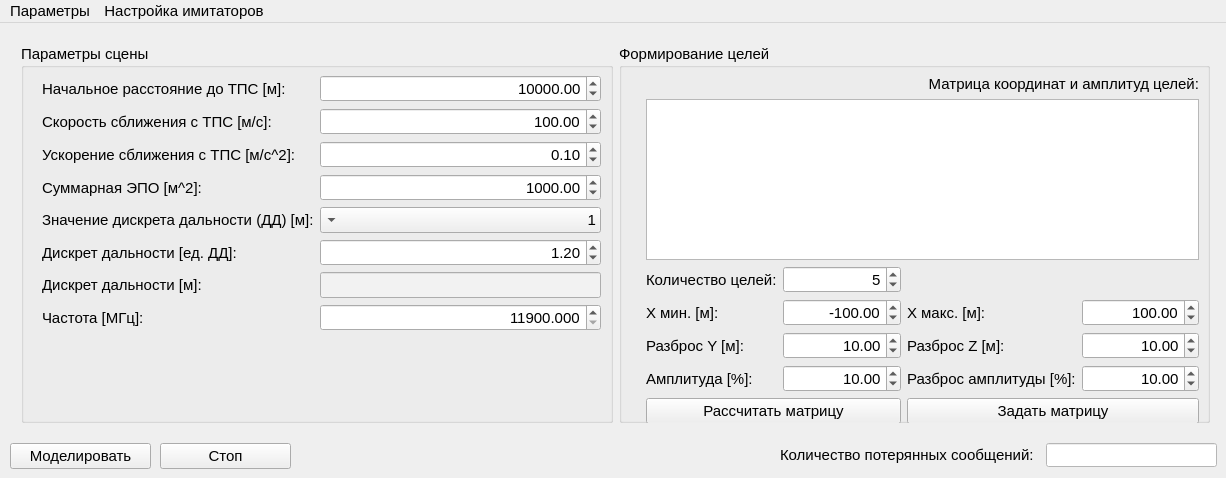
<?xml version="1.0" encoding="UTF-8"?>
<ui version="4.0">
 <class>frmMain</class>
 <widget class="QMainWindow" name="frmMain">
  <property name="geometry">
   <rect>
    <x>0</x>
    <y>0</y>
    <width>1226</width>
    <height>478</height>
   </rect>
  </property>
  <property name="font">
   <font>
    <pointsize>11</pointsize>
   </font>
  </property>
  <property name="windowTitle">
   <string>ПО управления ИЦ-МСУ</string>
  </property>
  <property name="animated">
   <bool>false</bool>
  </property>
  <widget class="QWidget" name="centralWidget">
   <widget class="QWidget" name="gridLayoutWidget">
    <property name="geometry">
     <rect>
      <x>10</x>
      <y>10</y>
      <width>1211</width>
      <height>401</height>
     </rect>
    </property>
    <layout class="QHBoxLayout" name="hltMain">
     <property name="sizeConstraint">
      <enum>QLayout::SetDefaultConstraint</enum>
     </property>
     <item>
      <widget class="QGroupBox" name="gpbSceneProperties">
       <property name="font">
        <font>
         <pointsize>11</pointsize>
        </font>
       </property>
       <property name="title">
        <string>Параметры сцены</string>
       </property>
       <widget class="QWidget" name="formLayoutWidget">
        <property name="geometry">
         <rect>
          <x>10</x>
          <y>20</y>
          <width>581</width>
          <height>371</height>
         </rect>
        </property>
        <layout class="QFormLayout" name="fltSceneProperties">
         <property name="sizeConstraint">
          <enum>QLayout::SetMinimumSize</enum>
         </property>
         <item row="0" column="0">
          <widget class="QLabel" name="label">
           <property name="text">
            <string>Начальное расстояние до ТПС [м]:</string>
           </property>
           <property name="buddy">
            <cstring></cstring>
           </property>
          </widget>
         </item>
         <item row="0" column="1">
          <widget class="QDoubleSpinBox" name="dsbInitRange">
           <property name="alignment">
            <set>Qt::AlignRight|Qt::AlignTrailing|Qt::AlignVCenter</set>
           </property>
           <property name="minimum">
            <double>1.000000000000000</double>
           </property>
           <property name="maximum">
            <double>1100000.000000000000000</double>
           </property>
           <property name="singleStep">
            <double>1000.000000000000000</double>
           </property>
           <property name="value">
            <double>10000.000000000000000</double>
           </property>
          </widget>
         </item>
         <item row="1" column="0">
          <widget class="QLabel" name="label_2">
           <property name="text">
            <string>Скорость сближения с ТПС [м/с]:</string>
           </property>
          </widget>
         </item>
         <item row="1" column="1">
          <widget class="QDoubleSpinBox" name="dsbInitSpeed">
           <property name="alignment">
            <set>Qt::AlignRight|Qt::AlignTrailing|Qt::AlignVCenter</set>
           </property>
           <property name="minimum">
            <double>0.000000000000000</double>
           </property>
           <property name="maximum">
            <double>1000000.000000000000000</double>
           </property>
           <property name="value">
            <double>100.000000000000000</double>
           </property>
          </widget>
         </item>
         <item row="2" column="1">
          <widget class="QDoubleSpinBox" name="dsbInitAcceleration">
           <property name="alignment">
            <set>Qt::AlignRight|Qt::AlignTrailing|Qt::AlignVCenter</set>
           </property>
           <property name="minimum">
            <double>0.000000000000000</double>
           </property>
           <property name="maximum">
            <double>1000000.000000000000000</double>
           </property>
           <property name="value">
            <double>0.100000000000000</double>
           </property>
          </widget>
         </item>
         <item row="2" column="0">
          <widget class="QLabel" name="label_3">
           <property name="text">
            <string>Ускорение сближения с ТПС [м/с^2]:</string>
           </property>
          </widget>
         </item>
         <item row="3" column="0">
          <widget class="QLabel" name="label_4">
           <property name="text">
            <string>Суммарная ЭПО [м^2]:</string>
           </property>
          </widget>
         </item>
         <item row="3" column="1">
          <widget class="QDoubleSpinBox" name="dsbInitSpeed_2">
           <property name="alignment">
            <set>Qt::AlignRight|Qt::AlignTrailing|Qt::AlignVCenter</set>
           </property>
           <property name="minimum">
            <double>0.000000000000000</double>
           </property>
           <property name="maximum">
            <double>1000000.000000000000000</double>
           </property>
           <property name="value">
            <double>1000.000000000000000</double>
           </property>
          </widget>
         </item>
         <item row="4" column="0">
          <widget class="QLabel" name="label_5">
           <property name="text">
            <string>Значение дискрета дальности (ДД) [м]:</string>
           </property>
          </widget>
         </item>
         <item row="5" column="0">
          <widget class="QLabel" name="label_6">
           <property name="text">
            <string>Дискрет дальности [ед. ДД]:</string>
           </property>
          </widget>
         </item>
         <item row="5" column="1">
          <widget class="QDoubleSpinBox" name="dsbInitSpeed_3">
           <property name="alignment">
            <set>Qt::AlignRight|Qt::AlignTrailing|Qt::AlignVCenter</set>
           </property>
           <property name="minimum">
            <double>0.000000000000000</double>
           </property>
           <property name="maximum">
            <double>1000000.000000000000000</double>
           </property>
           <property name="value">
            <double>1.200000000000000</double>
           </property>
          </widget>
         </item>
         <item row="4" column="1">
          <widget class="QComboBox" name="cmbDiscret">
           <property name="statusTip">
            <string>0</string>
           </property>
           <property name="layoutDirection">
            <enum>Qt::RightToLeft</enum>
           </property>
           <property name="maxCount">
            <number>5</number>
           </property>
           <item>
            <property name="text">
             <string>1</string>
            </property>
           </item>
           <item>
            <property name="text">
             <string>4</string>
            </property>
           </item>
           <item>
            <property name="text">
             <string>8</string>
            </property>
           </item>
           <item>
            <property name="text">
             <string>16</string>
            </property>
           </item>
          </widget>
         </item>
         <item row="6" column="0">
          <widget class="QLabel" name="label_7">
           <property name="text">
            <string>Дискрет дальности [м]:</string>
           </property>
          </widget>
         </item>
         <item row="6" column="1">
          <widget class="QLineEdit" name="lineEdit">
           <property name="styleSheet">
            <string notr="true">background-color: rgb(242, 242, 242);</string>
           </property>
           <property name="alignment">
            <set>Qt::AlignRight|Qt::AlignTrailing|Qt::AlignVCenter</set>
           </property>
           <property name="readOnly">
            <bool>true</bool>
           </property>
          </widget>
         </item>
         <item row="7" column="0">
          <widget class="QLabel" name="label_8">
           <property name="text">
            <string>Частота [МГц]:</string>
           </property>
          </widget>
         </item>
         <item row="7" column="1">
          <widget class="QDoubleSpinBox" name="dsbInitSpeed_4">
           <property name="alignment">
            <set>Qt::AlignRight|Qt::AlignTrailing|Qt::AlignVCenter</set>
           </property>
           <property name="decimals">
            <number>3</number>
           </property>
           <property name="minimum">
            <double>11900.000000000000000</double>
           </property>
           <property name="maximum">
            <double>13500.000000000000000</double>
           </property>
           <property name="value">
            <double>11900.000000000000000</double>
           </property>
          </widget>
         </item>
        </layout>
       </widget>
      </widget>
     </item>
     <item>
      <widget class="QGroupBox" name="gpbTargets">
       <property name="title">
        <string>Формирование целей</string>
       </property>
       <widget class="QWidget" name="formLayoutWidget_2">
        <property name="geometry">
         <rect>
          <x>10</x>
          <y>20</y>
          <width>581</width>
          <height>371</height>
         </rect>
        </property>
        <layout class="QFormLayout" name="fltTargets">
         <property name="sizeConstraint">
          <enum>QLayout::SetMinimumSize</enum>
         </property>
         <property name="formAlignment">
          <set>Qt::AlignLeading|Qt::AlignLeft|Qt::AlignTop</set>
         </property>
         <item row="0" column="1">
          <widget class="QLabel" name="label_9">
           <property name="text">
            <string>Матрица координат и амплитуд целей:</string>
           </property>
           <property name="alignment">
            <set>Qt::AlignRight|Qt::AlignTrailing|Qt::AlignVCenter</set>
           </property>
          </widget>
         </item>
         <item row="1" column="1">
          <widget class="QTableWidget" name="tblTargetsMatrix">
           <property name="maximumSize">
            <size>
             <width>16777215</width>
             <height>200</height>
            </size>
           </property>
          </widget>
         </item>
         <item row="2" column="1">
          <layout class="QGridLayout" name="gltTargets">
           <property name="sizeConstraint">
            <enum>QLayout::SetMinimumSize</enum>
           </property>
           <item row="1" column="1">
            <widget class="QDoubleSpinBox" name="dsbXmin">
             <property name="alignment">
              <set>Qt::AlignRight|Qt::AlignTrailing|Qt::AlignVCenter</set>
             </property>
             <property name="minimum">
              <double>-1000000.000000000000000</double>
             </property>
             <property name="maximum">
              <double>1000000.000000000000000</double>
             </property>
             <property name="value">
              <double>-100.000000000000000</double>
             </property>
            </widget>
           </item>
           <item row="0" column="1">
            <widget class="QDoubleSpinBox" name="dsbTargetsCount">
             <property name="alignment">
              <set>Qt::AlignRight|Qt::AlignTrailing|Qt::AlignVCenter</set>
             </property>
             <property name="decimals">
              <number>0</number>
             </property>
             <property name="minimum">
              <double>1.000000000000000</double>
             </property>
             <property name="maximum">
              <double>64.000000000000000</double>
             </property>
             <property name="value">
              <double>5.000000000000000</double>
             </property>
            </widget>
           </item>
           <item row="0" column="0">
            <widget class="QLabel" name="label_10">
             <property name="text">
              <string>Количество целей:</string>
             </property>
            </widget>
           </item>
           <item row="3" column="1">
            <widget class="QDoubleSpinBox" name="dsbAmplitude">
             <property name="alignment">
              <set>Qt::AlignRight|Qt::AlignTrailing|Qt::AlignVCenter</set>
             </property>
             <property name="minimum">
              <double>0.000000000000000</double>
             </property>
             <property name="maximum">
              <double>100.000000000000000</double>
             </property>
             <property name="value">
              <double>10.000000000000000</double>
             </property>
            </widget>
           </item>
           <item row="3" column="2">
            <widget class="QLabel" name="label_16">
             <property name="text">
              <string>Разброс амплитуды [%]:</string>
             </property>
            </widget>
           </item>
           <item row="2" column="1">
            <widget class="QDoubleSpinBox" name="dsbDeltaY">
             <property name="alignment">
              <set>Qt::AlignRight|Qt::AlignTrailing|Qt::AlignVCenter</set>
             </property>
             <property name="minimum">
              <double>0.000000000000000</double>
             </property>
             <property name="maximum">
              <double>1000000.000000000000000</double>
             </property>
             <property name="value">
              <double>10.000000000000000</double>
             </property>
            </widget>
           </item>
           <item row="2" column="3">
            <widget class="QDoubleSpinBox" name="dsbDeltaZ">
             <property name="alignment">
              <set>Qt::AlignRight|Qt::AlignTrailing|Qt::AlignVCenter</set>
             </property>
             <property name="minimum">
              <double>0.000000000000000</double>
             </property>
             <property name="maximum">
              <double>1000000.000000000000000</double>
             </property>
             <property name="value">
              <double>10.000000000000000</double>
             </property>
            </widget>
           </item>
           <item row="3" column="0">
            <widget class="QLabel" name="label_15">
             <property name="text">
              <string>Амплитуда [%]:</string>
             </property>
            </widget>
           </item>
           <item row="3" column="3">
            <widget class="QDoubleSpinBox" name="dsbDeltaAmplitude">
             <property name="alignment">
              <set>Qt::AlignRight|Qt::AlignTrailing|Qt::AlignVCenter</set>
             </property>
             <property name="minimum">
              <double>0.000000000000000</double>
             </property>
             <property name="maximum">
              <double>100.000000000000000</double>
             </property>
             <property name="value">
              <double>10.000000000000000</double>
             </property>
            </widget>
           </item>
           <item row="1" column="2">
            <widget class="QLabel" name="label_12">
             <property name="text">
              <string>X макс. [м]:</string>
             </property>
            </widget>
           </item>
           <item row="2" column="2">
            <widget class="QLabel" name="label_14">
             <property name="text">
              <string>Разброс Z [м]:</string>
             </property>
            </widget>
           </item>
           <item row="2" column="0">
            <widget class="QLabel" name="label_13">
             <property name="text">
              <string>Разброс Y [м]:</string>
             </property>
            </widget>
           </item>
           <item row="1" column="0">
            <widget class="QLabel" name="label_11">
             <property name="text">
              <string>X мин. [м]:</string>
             </property>
            </widget>
           </item>
           <item row="1" column="3">
            <widget class="QDoubleSpinBox" name="dsbXmax">
             <property name="alignment">
              <set>Qt::AlignRight|Qt::AlignTrailing|Qt::AlignVCenter</set>
             </property>
             <property name="minimum">
              <double>-1000000.000000000000000</double>
             </property>
             <property name="maximum">
              <double>1000000.000000000000000</double>
             </property>
             <property name="value">
              <double>100.000000000000000</double>
             </property>
            </widget>
           </item>
           <item row="5" column="0" colspan="2">
            <widget class="QPushButton" name="btnSetTargetsMatrix">
             <property name="text">
              <string>Рассчитать матрицу</string>
             </property>
            </widget>
           </item>
           <item row="5" column="2" colspan="2">
            <widget class="QPushButton" name="btnInputTargetsMatrix">
             <property name="text">
              <string>Задать матрицу</string>
             </property>
            </widget>
           </item>
          </layout>
         </item>
        </layout>
       </widget>
      </widget>
     </item>
    </layout>
   </widget>
   <widget class="QPushButton" name="btnStartModeling">
    <property name="geometry">
     <rect>
      <x>10</x>
      <y>420</y>
      <width>141</width>
      <height>26</height>
     </rect>
    </property>
    <property name="text">
     <string>Моделировать</string>
    </property>
   </widget>
   <widget class="QLineEdit" name="ledLostMessagesCount">
    <property name="geometry">
     <rect>
      <x>1046</x>
      <y>420</y>
      <width>171</width>
      <height>24</height>
     </rect>
    </property>
    <property name="autoFillBackground">
     <bool>false</bool>
    </property>
    <property name="styleSheet">
     <string notr="true">background-color: rgb(255, 255, 255);</string>
    </property>
    <property name="alignment">
     <set>Qt::AlignRight|Qt::AlignTrailing|Qt::AlignVCenter</set>
    </property>
    <property name="readOnly">
     <bool>true</bool>
    </property>
   </widget>
   <widget class="QLabel" name="label_17">
    <property name="geometry">
     <rect>
      <x>780</x>
      <y>420</y>
      <width>261</width>
      <height>24</height>
     </rect>
    </property>
    <property name="text">
     <string>Количество потерянных сообщений:</string>
    </property>
   </widget>
   <widget class="QPushButton" name="btnStopModeling">
    <property name="geometry">
     <rect>
      <x>160</x>
      <y>420</y>
      <width>131</width>
      <height>26</height>
     </rect>
    </property>
    <property name="text">
     <string>Стоп</string>
    </property>
   </widget>
  </widget>
  <widget class="QMenuBar" name="mnbMainMenu">
   <property name="geometry">
    <rect>
     <x>0</x>
     <y>0</y>
     <width>1226</width>
     <height>21</height>
    </rect>
   </property>
   <widget class="QMenu" name="menu">
    <property name="title">
     <string>Настройка имитаторов</string>
    </property>
    <addaction name="btnChangeNetProp"/>
   </widget>
   <widget class="QMenu" name="btnTest">
    <property name="title">
     <string>Параметры</string>
    </property>
   </widget>
   <addaction name="btnTest"/>
   <addaction name="menu"/>
  </widget>
  <action name="btnChangeNetProp">
   <property name="text">
    <string>Сетевые параметры</string>
   </property>
  </action>
 </widget>
 <layoutdefault spacing="6" margin="11"/>
 <resources/>
 <connections/>
</ui>
